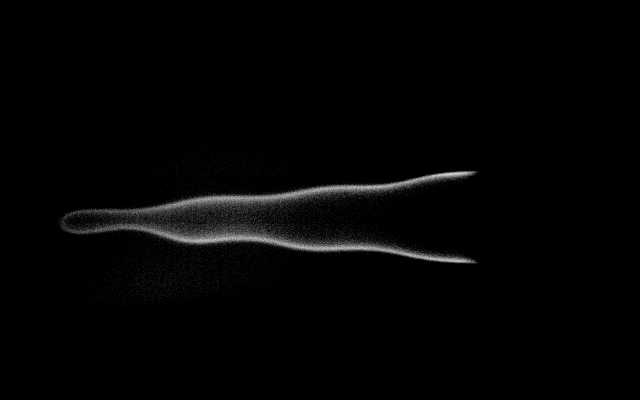
#> input picture bunsen/VOL3_300Hz/input.d/pinchOff-100.png, 1280 x 800 px, given in place of pinchOff-0.png, which was not available (shown at 1/2 size)
$ jupyter execute --allow-errors 'Flame Detection.ipynb'   (shell and % lines are left out)   (text cells are left out)
#> lines starting #> are read from the running program, lines starting #| are printed output that depends on the picture; after the words box and inside, x2 and y2 are one past the last pixel; in counts of white or black regions, pixels touching at a corner belong together; pictures that were not available may be replaced by others from this repository, and a replacement may not be noted
[cell 1]
import imageio
import numpy as np
import matplotlib.pyplot as plt

np_map = imageio.imread("input.d/pinchOff-0.png").T[::-1, ::-1]
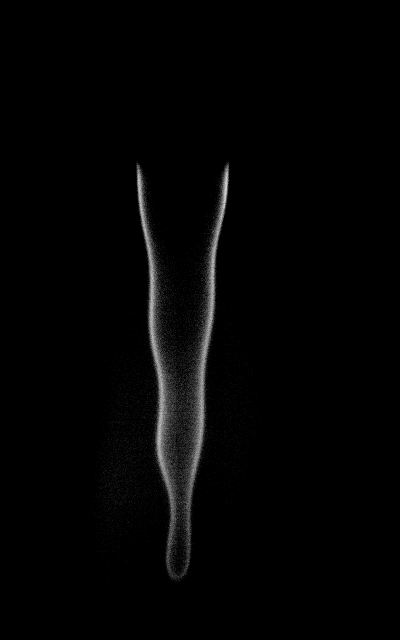
#> np_map: shape (1280, 800) (shown at 1/2 size); min 0, max 39, mean 0.6; drawn with min black and max white
height, width = np_map.shape
#> height = 1280; width = 800
print(height, width)
#| 1280 800

plt.figure(1)
plt.contourf(np_map)
plt.colorbar()
plt.show()
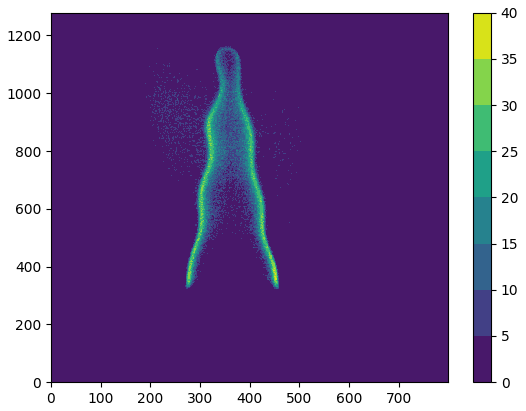
#> figure drawn by matplotlib, 2 panels

[cell 2]
def threshold(np_map, THRESH=75):
#> called with THRESH = 75
    res = np.copy(np_map)
    res[np_map <= THRESH] = False
#> res: shape (1280, 800); 6.15% of pixels changed, all inside (x1, y1, x2, y2) = (175, 306, 531, 1220)
    res[np_map > THRESH] = True
    return res

np_map1 = threshold(np_map)
plt.figure(2)
plt.contourf(np_map1[200:1280, 200:500])
plt.colorbar()
plt.show()
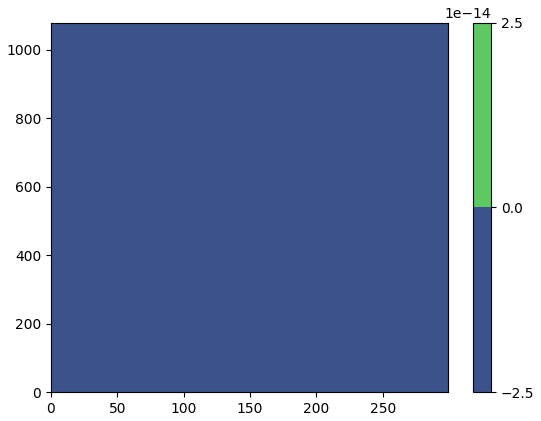
#> figure drawn by matplotlib, 2 panels

[cell 3]
from scipy import ndimage

def sobel(np_map, THRESH=70, THRESH_1 = 15.):
#> called with THRESH = 70, THRESH_1 = 15
    res = np.copy(np_map)
    res[np_map <= THRESH] = 0
    res_x = ndimage.sobel(res, axis=0)
    res_y = ndimage.sobel(res, axis=1)
    res = np.sqrt(res_x**2 + res_y**2)
#> res: shape (1280, 800) float16; every value is 0
    res[res <= THRESH_1] = False
    res[res > THRESH_1] = True
    return res

np_map3 = sobel(np_map)
plt.figure(3)
plt.contourf(np_map3[200:1280, 200:500])
plt.colorbar()
plt.show()

[cell 4]
from skimage import feature

def canny(np_map, THRESH=75, SIGMA=0.5):
    res = np.copy(np_map)
    res[np_map <= THRESH] = 0
    res = feature.canny(1. * res, sigma=SIGMA)
    return res

np_map4 = canny(np_map)
plt.figure(4)
plt.contourf(np_map4[200:1280, 200:500])
plt.colorbar()
plt.show()
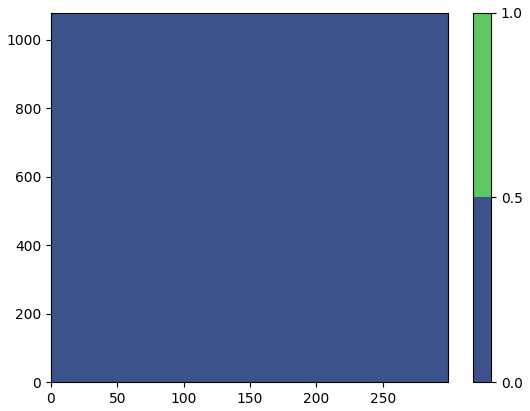
#> figure drawn by matplotlib, 2 panels

[cell 5]
from skimage import filters

def meijering(np_map, THRESH=75, BLACK=0.4):
#> called with THRESH = 75, BLACK = 0.4
    res = np.copy(np_map)
    res[np_map <= THRESH] = 0
    res = filters.meijering(res, black_ridges=False)
#> res: shape (1280, 800) float64; every value is 0
    res[np.where(res <= BLACK)] = False
    res[np.where(res > BLACK)] = True
    return res

np_map5 = meijering(np_map)
plt.figure(5)
plt.contourf(np_map5[200:1280, 200:500])
plt.colorbar()
plt.show()

[cell 6]
def sato(np_map, THRESH=75, BLACK=0.04):
    res = np.copy(np_map)
    res[np_map <= THRESH] = 0
    res = filters.sato(res, black_ridges=False)
    res[np.where(res <= BLACK)] = False
    res[np.where(res > BLACK)] = True
    return res

np_map6 = sato(np_map)
plt.figure(6)
plt.contourf(np_map6[200:1280, 200:500])
plt.colorbar()
plt.show()

[cell 7]
def frangi(np_map, THRESH=75, BLACK=0.000003):
    res = np.copy(np_map)
    res[np_map <= THRESH] = 0
    res = filters.frangi(res, black_ridges=False)
    res[np.where(res <= BLACK)] = False
    res[np.where(res > BLACK)] = True
    return res

np_map7 = frangi(np_map)
plt.figure(7)
plt.contourf(np_map7[200:1280, 200:500])
plt.colorbar()
plt.show()

[cell 8]
from matplotlib import gridspec

input_map = np.zeros((height, width), dtype='uint8')
output_map = np.zeros((height, width), dtype='uint8')

OUTLET = 333
CENTER = 355
RADIUS = 108

plt.ioff()
#> (the rest of this cell did not finish here and is left out)

#> `fig.savefig("inout.d/pinchOff-{}.png".format(image_it))`:
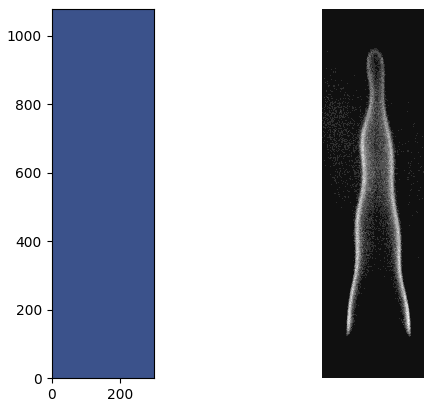
#> figure drawn by matplotlib, 2 panels
#> pass 2 of the loop `for image_it in range(2001):`:
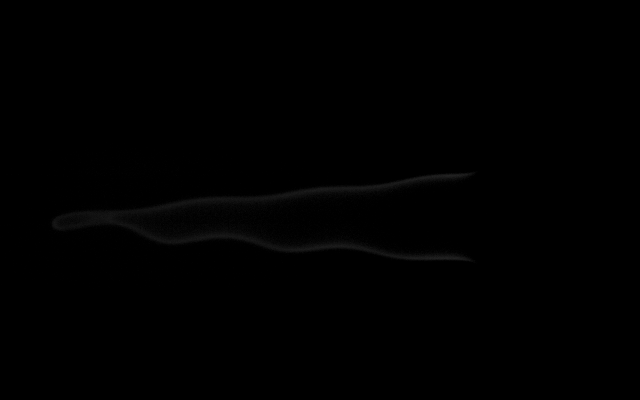
#> input picture bunsen/VOL3_300Hz/input.d/pinchOff-1016.png, 1280 x 800 px, given in place of pinchOff-1.png, which was not available (shown at 1/2 size)
#> `input_map[:, :] = imageio.imread("input.d/pinchOff-{}.png".format(imag..`:
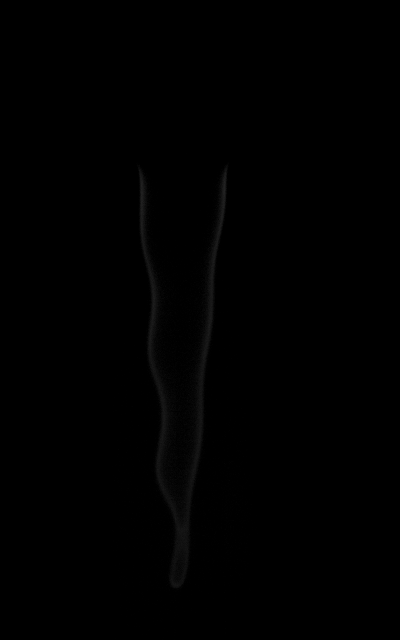
#> input_map: shape (1280, 800) (shown at 1/2 size); 6.63% of pixels changed, all inside (x1, y1, x2, y2) = (175, 306, 531, 1280)
#> `fig.savefig("inout.d/pinchOff-{}.png".format(image_it))`:
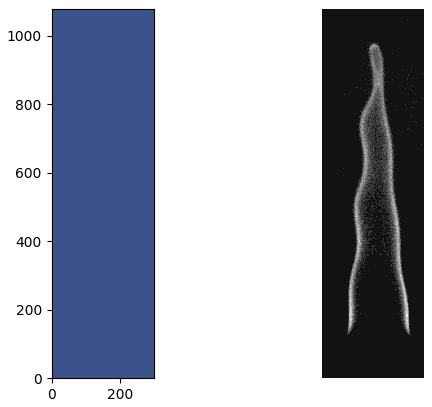
#> figure drawn by matplotlib, 2 panels

    # Output.
    fig = plt.figure(image_it)
    ax = fig.gca()
    h = ax.contourf(output_map[200:1280, 200:500])
    fig.colorbar(h)
    fig.savefig("output.d/pinchOff-{}.png".format(image_it))
    plt.close(fig)

    # Inout.
    fig = plt.figure()
    gs = gridspec.GridSpec(1, 2)

    ax = plt.subplot(gs[0, 1])
    ax.contourf(input_map[200:1280, 200:500], cmap='gray')
    ax.set_axis_off()
    ax.set_aspect('equal')

    ax = plt.subplot(gs[0, 0])
    ax.contourf(output_map[200:1280, 200:500])
    ax.set_aspect('equal')

    fig.savefig("inout.d/pinchOff-{}.png".format(image_it))
    plt.close(fig)

    # Write text files.
    f = open("visualisation.ref/surf_{}.dat".format(image_it), 'w')
    f.write("{}\n".format(np.nonzero(np.nonzero(output_map == True)[1] >= CENTER)[0].size))
    for loc_it in np.transpose(np.nonzero(output_map == True)):
        x = loc_it[1]
        y = loc_it[0]
        if x < CENTER:
            continue
        x = (x - CENTER) / RADIUS
        y = (y - OUTLET) / RADIUS
        f.write("{}\t{}\n".format(x, y))
    f.close()
plt.ion()
